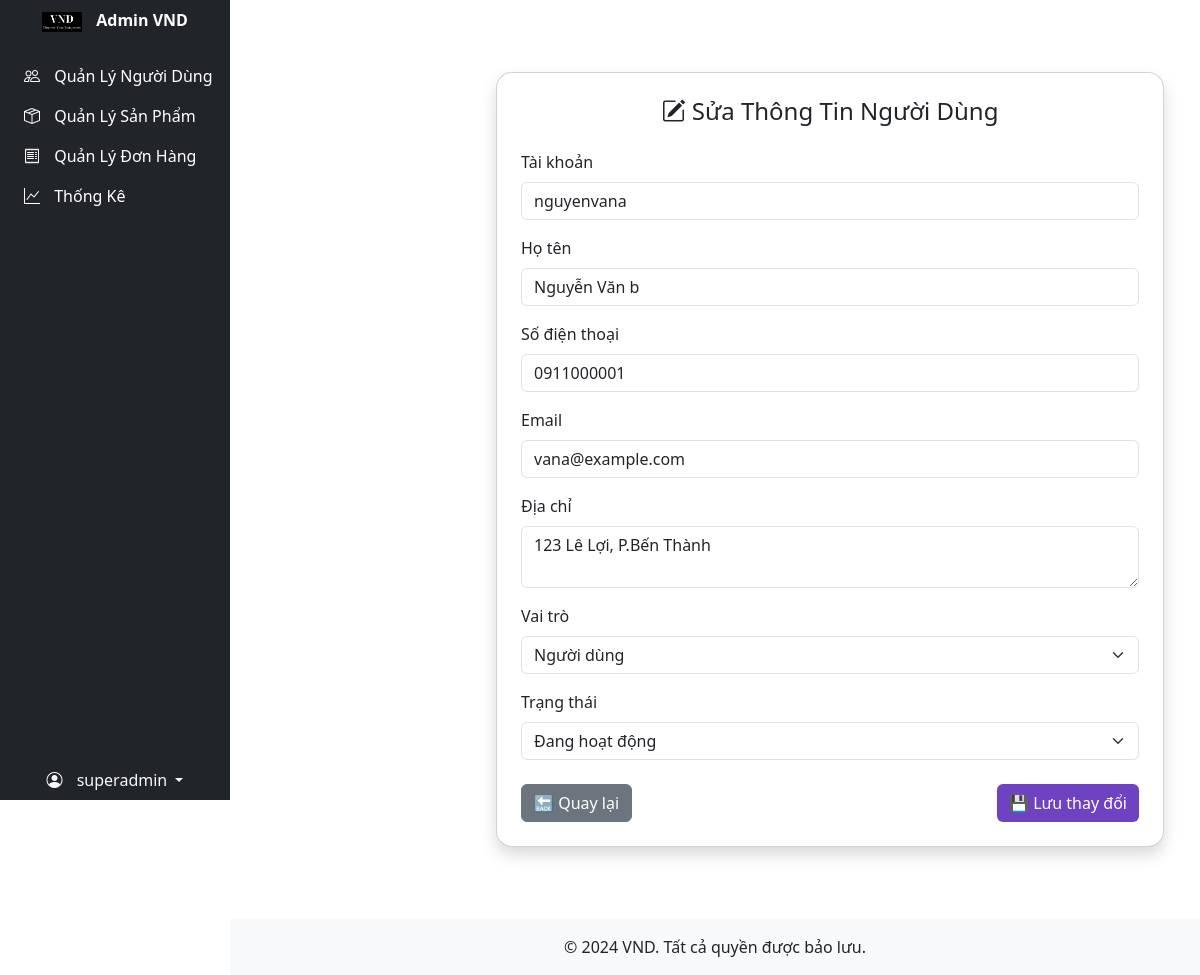
Page /Admin/edit-user.php?id=1 (signed in) on the committed database.
### tables this page shows
CREATE TABLE `users` (
  `id` int NOT NULL,
  `username` varchar(50) NOT NULL,
  `email` varchar(100) NOT NULL,
  `password` varchar(255) NOT NULL,
  `address` varchar(255) DEFAULT NULL,
  `number` varchar(20) DEFAULT NULL,
  `role` varchar(30) NOT NULL,
  `district_id` int DEFAULT NULL,
  `fullname` varchar(255) DEFAULT NULL,
  `status` enum('active','lock') DEFAULT 'active'
);

### Admin/edit-user.php (the view, shortened to what this page needs)
<?php
require_once dirname( __FILE__ ) . '/../config/db.php';
include 'includes/header.php';
$currentRole = $_SESSION['user_role'] ?? 'user';
$errorFields = [];
$userID = intval($_GET['id'] ?? 0);
if ($_SERVER['REQUEST_METHOD'] === 'POST') {
    $username = $_POST['username'];
    $fullname = $_POST['fullname'];
    $number = $_POST['number'];
    $email = $_POST['email'];
    $address = $_POST['address'];
    $role = $_POST['role'];
    $status = $_POST['status'];
    if ($currentRole !== 'super_admin' && $role === 'admin') {
        $errorFields['role'] = "Chỉ super admin mới được gán quyền quản trị viên.";
    }
    if (strlen($username) < 5) {
        $errorFields['username'] = "Tên tài khoản phải có ít nhất 5 ký tự.";
    } elseif (!filter_var($email, FILTER_VALIDATE_EMAIL)) {
        $errorFields['email'] = "Địa chỉ email không hợp lệ.";
    } elseif (!preg_match('/^0[0-9]{9}$/', $number)) {
        $errorFields['number'] = "Số điện thoại không hợp lệ (phải bắt đầu bằng 0 và đủ 10 số).";
    } else {
        $check = $conn->prepare("SELECT * FROM users WHERE (username = ? OR email = ? OR number = ?) AND id != ?");
        $check->bind_param("sssi", $username, $email, $number, $userID);
        $check->execute();
        $res = $check->get_result();
        while ($dup = $res->fetch_assoc()) {
            if ($dup['username'] === $username) {
                $errorFields['username'] = "Tên tài khoản đã tồn tại.";
            }
            if ($dup['email'] === $email) {
                $errorFields['email'] = "Email đã tồn tại.";
            }
            if ($dup['number'] === $number) {
                $errorFields['number'] = "Số điện thoại đã tồn tại.";
            }
        }
        $check->close();
        if (empty($errorFields)) {
            $update = $conn->prepare("UPDATE users SET username=?, fullname=?, number=?, email=?, address=?, role=?, status=? WHERE id=?");
            $update->bind_param("sssssssi", $username, $fullname, $number, $email, $address, $role, $status, $userID);
            if ($update->execute()) {
                $_SESSION['success'] = 'Cập nhật người dùng thành công!';
                header('Location: user-management.php?success=2');
                exit;
            } else {
                $errorFields['other'] = "Lỗi cập nhật: " . $update->error;
            }
            $update->close();
        }
    }
    $row = $_POST;
    $row['id'] = $userID;
} else {
    $stmt = $conn->prepare("SELECT * FROM users WHERE id = ?");
    $stmt->bind_param("i", $userID);
    $stmt->execute();
    $res = $stmt->get_result();
    $row = $res->fetch_assoc();
}
?>
<main class="main-content flex-grow-1 p-4">
<div class="container my-5">
    <div class="card shadow rounded-4 mx-auto" style="max-width: 720px;">
        <div class="card-body p-4">
            <h4 class="mb-4 text-center"><i class="bi bi-pencil-square"></i> Sửa Thông Tin Người Dùng</h4>
            <form method="post">
                <?php
                function field($label, $name, $type = 'text') {
                    global $row, $errorFields;
                    $val = htmlspecialchars($row[$name] ?? '');
                    $err = $errorFields[$name] ?? '';
                    $invalid = $err ? 'is-invalid' : '';
                    echo "<div class='mb-3'>
                        <label class='form-label'>$label</label>
                        <input type='$type' name='$name' class='form-control $invalid' value='$val'>
                        <div class='text-danger small'>$err</div>
                    </div>";
                }
                function select($label, $name, $options) {
                    global $row, $errorFields;
                    $val = $row[$name] ?? '';
                    $err = $errorFields[$name] ?? '';
                    $invalid = $err ? 'is-invalid' : '';
                    echo "<div class='mb-3'>
                        <label class='form-label'>$label</label>
                        <select name='$name' class='form-select $invalid'>";
                    foreach ($options as $v => $text) {
                        $sel = ($val === $v) ? 'selected' : '';
                        echo "<option value='$v' $sel>$text</option>";
                    }
                    echo "</select>
                        <div class='text-danger small'>$err</div>
                    </div>";
                }
                field("Tài khoản", "username");
                echo "<div class='mb-3'>
                        <label class='form-label'>Địa chỉ</label>
                        <textarea name='address' class='form-control " . (isset($errorFields['address']) ? 'is-invalid' : '') . "'>" . htmlspecialchars($row['address'] ?? '') . "</textarea>
                        <div class='text-danger small'>" . ($errorFields['address'] ?? '') . "</div>
                    </div>";
                $roleOptions = ["user" => "Người dùng"];
                if ($currentRole === 'super_admin') {
                    $roleOptions = ["admin" => "Quản trị viên"] + $roleOptions;
                }
                select("Vai trò", "role", $roleOptions);
                ?>
                <div class="d-flex justify-content-between mt-4">
                    <a href="user-management.php" class="btn btn-secondary">🔙 Quay lại</a>
                    <button type="submit" class="btn btn-accent">💾 Lưu thay đổi</button>
                </div>
            </form>
        </div>
    </div>
</div>
</main>
<?php include 'includes/footer.php'; ?>

### Admin/CSS/user-management.css (style rules this page uses)
body { font-family: 'Poppins', sans-serif; background-color: #ffffff; color: #333; min-height: 100vh; display: flex; flex-direction: column; }
main { flex: 1; }
html, body { height: 100%; }
.btn-accent { background-color: #6f42c1 !important; color: #fff !important; border: none !important; }

### Admin/includes/header.php (style rules this page uses)
body { overflow-x: hidden; }
.main-content { margin-left: 70px; transition: margin-left 0.3s; }
body.sidebar-open { padding-left: 230px; transition: padding-left 0.3s ease; }

### rows in the picture
users: username "nguyenvana", fullname "Nguyễn Văn b", number "0911000001", email "vana@example.com", address "123 Lê Lợi, P.Bến Thành"

### other values in the picture
$_SESSION['username'] "superadmin"
$label "Tài khoản Họ tên Số điện thoại Email"
$label "Vai trò Trạng thái"
form field role "Người dùng"
form field status "Đang hoạt động"
